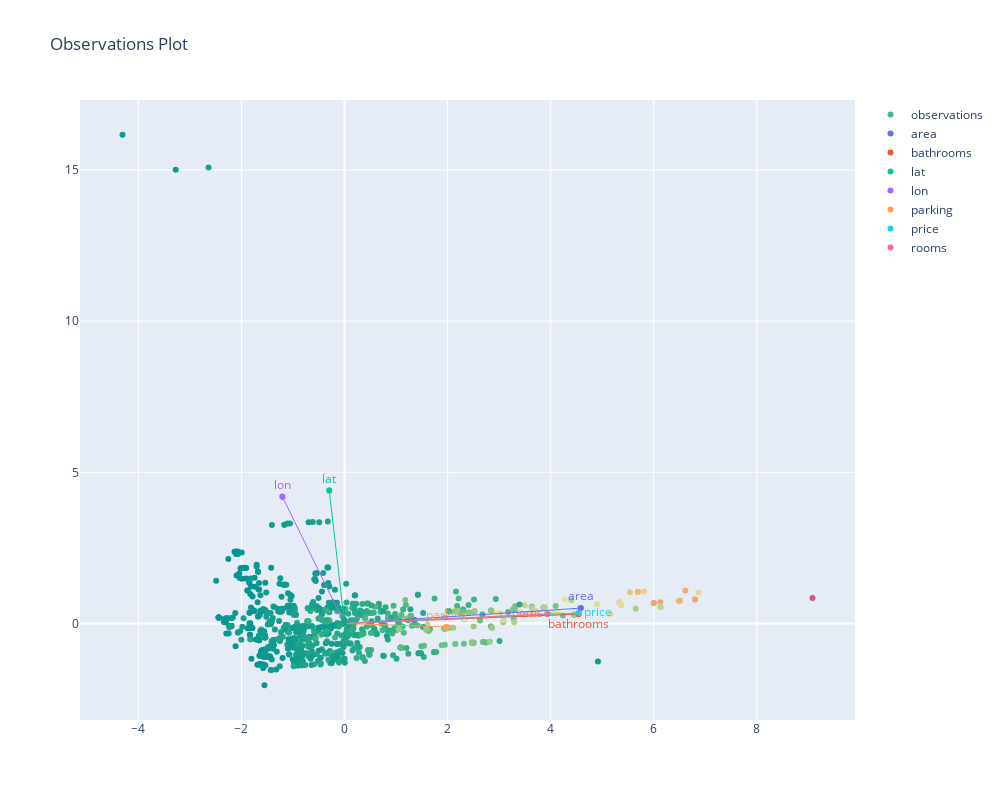

The cell this chart's notebook holds for it:
### Markdown cell above
## PC1 x PC2 plot

In this plot we will see how our data is distributed along PC1 and PC2. We are colloring the points by their prices, to see they are affected by PC1 and PC2.

### Code cell
# Combine df so we can use price as color indicator
combined_df = st_df.join(practical_scores)

fig = go.Figure()

# Observations
fig.add_trace(
    go.Scatter(
        x=combined_df.PC1,
        y=combined_df.PC2,
        mode='markers',
        name='observations',
        marker=dict(
            color=combined_df['price'],
            colorscale='Temps',
            colorbar=dict(title='Price'),
            showscale=False
        )
    )
)

# Plot arrows and scatters
for i, variable in enumerate(list(components.index.to_list())):   

    # multiplyer
    multiplyier = 5
    
    # Text
    fig.add_trace(
        go.Scatter(
            mode='markers+text',
            text=variable,
            x=[components.PC1_loadings.to_list()[i]*multiplyier],
            y=[components.PC2_loadings.to_list()[i]*multiplyier],
            textposition=label_positions[i],
            textfont=dict(color=pc.qualitative.Plotly[i]),
            name=variable,
            marker=dict(color=pc.qualitative.Plotly[i])
        ),
    )

    # Arrow
    fig.add_annotation(
        
        # Coordinates reference
        axref="x",
        ayref="y",
        
        # Arrow start
        ax=0,
        ay=0,
        
        # Arrow end
        x=components.PC1_loadings.to_list()[i]*multiplyier,
        y=components.PC2_loadings.to_list()[i]*multiplyier,
        
        # Arrow layout
        showarrow=True,
        arrowsize=1,
        arrowhead=1,
        arrowcolor= pc.qualitative.Plotly[i],
        
    )

# Layout
fig.update_layout(
    title='Observations Plot',
    width=1000,
    height=800
)

fig.show()

### Figure 1 — Plotly figure (JSON) as saved in the notebook; plotly's stock layout.template omitted (floating-point values rounded to 4 significant figures; data arrays with more than 128 entries replaced by an {"elided": "..."} marker saying what was removed)
{"data": [{"marker": {"color": {"elided": "875 float values"}, "colorbar": {"title": {"text": "Price"}}, "colorscale": [[0, "rgb(0, 147, 146)"], [0.1667, "rgb(57, 177, 133)"], [0.3333, "rgb(156, 203, 134)"], [0.5, "rgb(233, 226, 156)"], [0.6667, "rgb(238, 180, 121)"], [0.8333, "rgb(232, 132, 113)"], [1, "rgb(207, 89, 126)"]], "showscale": false}, "mode": "markers", "name": "observations", "type": "scatter", "x": {"elided": "875 float values"}, "y": {"elided": "875 float values"}}, {"marker": {"color": "#636EFA"}, "mode": "markers+text", "name": "area", "text": "area", "textfont": {"color": "#636EFA"}, "textposition": "top center", "type": "scatter", "x": [4.587], "y": [0.5085]}, {"marker": {"color": "#EF553B"}, "mode": "markers+text", "name": "bathrooms", "text": "bathrooms", "textfont": {"color": "#EF553B"}, "textposition": "bottom center", "type": "scatter", "x": [4.548], "y": [0.3127]}, {"marker": {"color": "#00CC96"}, "mode": "markers+text", "name": "lat", "text": "lat", "textfont": {"color": "#00CC96"}, "textposition": "top center", "type": "scatter", "x": [-0.296], "y": [4.403]}, {"marker": {"color": "#AB63FA"}, "mode": "markers+text", "name": "lon", "text": "lon", "textfont": {"color": "#AB63FA"}, "textposition": "top center", "type": "scatter", "x": [-1.207], "y": [4.199]}, {"marker": {"color": "#FFA15A"}, "mode": "markers+text", "name": "parking", "text": "parking", "textfont": {"color": "#FFA15A"}, "textposition": "top center", "type": "scatter", "x": [1.986], "y": [-0.1145]}, {"marker": {"color": "#19D3F3"}, "mode": "markers+text", "name": "price", "text": "price", "textfont": {"color": "#19D3F3"}, "textposition": "middle right", "type": "scatter", "x": [4.551], "y": [0.3507]}, {"marker": {"color": "#FF6692"}, "mode": "markers+text", "name": "rooms", "text": "rooms", "textfont": {"color": "#FF6692"}, "textposition": "middle left", "type": "scatter", "x": [3.945], "y": [0.3165]}], "layout": {"annotations": [{"arrowcolor": "#636EFA", "arrowhead": 1, "arrowsize": 1, "ax": 0, "axref": "x", "ay": 0, "ayref": "y", "showarrow": true, "x": 4.587, "y": 0.5085}, {"arrowcolor": "#EF553B", "arrowhead": 1, "arrowsize": 1, "ax": 0, "axref": "x", "ay": 0, "ayref": "y", "showarrow": true, "x": 4.548, "y": 0.3127}, {"arrowcolor": "#00CC96", "arrowhead": 1, "arrowsize": 1, "ax": 0, "axref": "x", "ay": 0, "ayref": "y", "showarrow": true, "x": -0.296, "y": 4.403}, {"arrowcolor": "#AB63FA", "arrowhead": 1, "arrowsize": 1, "ax": 0, "axref": "x", "ay": 0, "ayref": "y", "showarrow": true, "x": -1.207, "y": 4.199}, {"arrowcolor": "#FFA15A", "arrowhead": 1, "arrowsize": 1, "ax": 0, "axref": "x", "ay": 0, "ayref": "y", "showarrow": true, "x": 1.986, "y": -0.1145}, {"arrowcolor": "#19D3F3", "arrowhead": 1, "arrowsize": 1, "ax": 0, "axref": "x", "ay": 0, "ayref": "y", "showarrow": true, "x": 4.551, "y": 0.3507}, {"arrowcolor": "#FF6692", "arrowhead": 1, "arrowsize": 1, "ax": 0, "axref": "x", "ay": 0, "ayref": "y", "showarrow": true, "x": 3.945, "y": 0.3165}], "height": 800, "title": {"text": "Observations Plot"}, "width": 1000}}
